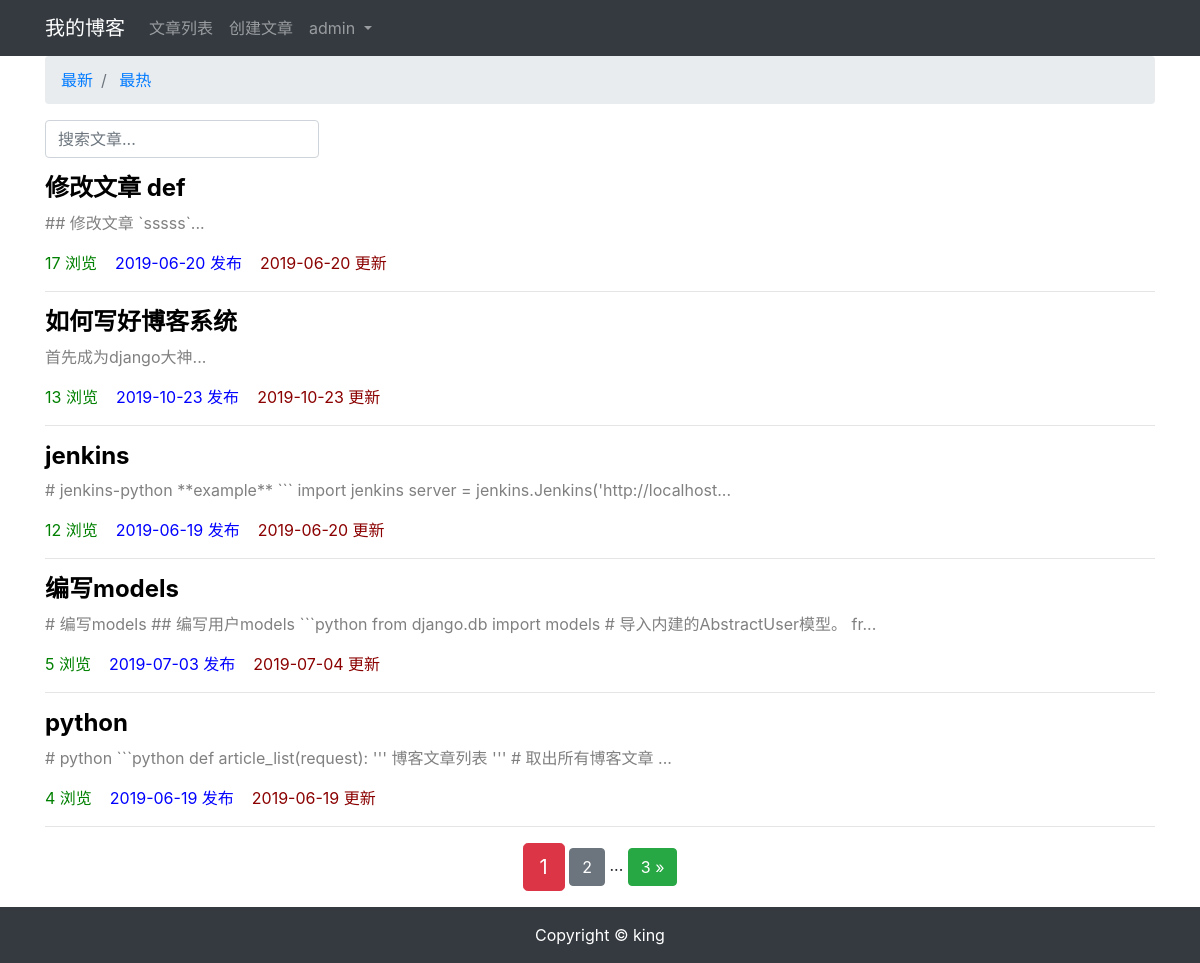
Screenshot of /article/article-list/ (signed in) with the database file from the repository.
### article/models.py (models this page shows, shortened)
class User(AbstractUser):
    class Meta(AbstractUser.Meta):
        verbose_name = '用户'
        verbose_name_plural = '用户'

class ArticlePost(models.Model):
    author = models.ForeignKey(User, on_delete=models.CASCADE)
    title = models.CharField(max_length=100)
    body = models.TextField()
    views_counts = models.PositiveIntegerField(default=0)
    created = models.DateTimeField(default=timezone.now)
    updated = models.DateTimeField(auto_now=True)
    class Meta:
        ordering = ('-views_counts',)
        verbose_name = '文章'
        verbose_name_plural = verbose_name

### article/views.py (the view)
# urls.py: path('article-list/', views.article_list, name='article_list'),
def article_list(request):
    search = request.GET.get('search')
    order = request.GET.get('order')
    if search:
        if order == 'views_counts':
            article_list = ArticlePost.objects.filter(
                Q(title__icontains=search) |
                Q(body__icontains=search)
            ).order_by('-views_counts')
        else:
            article_list = ArticlePost.objects.filter(
                Q(title__icontains=search) |
                Q(body__icontains=search)
            )
    else:
        search = ''
        if order == 'total_views':
            article_list = ArticlePost.objects.all().order_by('-total_views')
        else:
            article_list = ArticlePost.objects.all()
    paginator = Paginator(article_list, 5)
    page = request.GET.get('page')
    articles = paginator.get_page(page)
    context = {'articles': articles}
    return render(request, 'article/article_list.html', context)

### templates/article/article_list.html (shortened to what this page needs)
{% extends "base.html" %}
{% load staticfiles %}
{% block content %}
<div class="container">
    <nav aria-label="breadcrumb">
        <ol class="breadcrumb">
            <li class="breadcrumb-item">
                <a href="{% url 'article:article_list' %}?search={{ search }}">
                    最新
                </a>
            </li>
            <li class="breadcrumb-item">
                <a href="{% url 'article:article_list' %}?order=views_counts&search={{ search }}">
                    最热
                </a>
            </li>
        </ol>
    </nav>
    <div class="row">
        <div class="col-auto mr-auto">
            <form class="form-inline">
                <input type="text" class="form-control mb-2 mr-sm-2" name="search" placeholder="搜索文章..." required>
            </form>
        </div>
    </div>
    <div class="row mt-2">
        {% for article in articles %}
        <div class="col-12">
            <h4>
                <b>
                    <a href="{% url 'article:article_detail' article.id %}" style="color: black;">
                        {{ article.title }}
                    </a>
                </b>
            </h4>
            <div>
                <p style="color: gray;">
                    {{ article.body|slice:'100' }}...
                </p>
            </div>
            <p>
                <span style="color: green;">
                    {{ article.views_counts }} 浏览&nbsp;&nbsp;&nbsp;
                </span>
                <span style="color: blue;">
                    {{ article.created|date:'Y-m-d' }} 发布&nbsp;&nbsp;&nbsp;
                </span>
                <span style="color: darkred;">
                    {{ article.updated|date:'Y-m-d' }} 更新
                </span>
            </p>
            <hr>
        </div>
        {% endfor %}
    </div>
    <div class="pagination row">
        <div class="m-auto">
            <span class="step-links">
                <span class="current btn btn-danger btn-lg">
                    {{ articles.number }}
                </span>
                {% if articles.has_next %}
                <a href="?page={{ articles.next_page_number }}" class="btn btn-secondary">
                    {{ articles.next_page_number }}
                </a>
                <span>...</span>
                <a href="?page={{ articles.paginator.num_pages }}" class="btn btn-success">
                    {{ articles.paginator.num_pages }} &raquo;
                </a>
                {% endif %}
            </span>
        </div>
    </div>
</div>
{% endblock content %}

### templates/header.html (shortened to what this page needs)
<nav class="navbar navbar-expand-lg navbar-dark bg-dark">
    <div class="container">
        <a class="navbar-brand" href="{% url 'article:index' %}">我的博客</a>
        <div class="collapse navbar-collapse" id="navbarSupportedContent">
            <ul class="navbar-nav">
                <li class="nav-item">
                    <a class="nav-link" href="{% url 'article:article_list' %}">文章列表</a>
                </li>
                {% if user.is_authenticated %}
                <li class="nav-item">
                    <a class="nav-link" href="{% url 'article:article_create' %}">创建文章</a>
                </li>
                <li class="nav-item dropdown">
                    <a class="nav-link dropdown-toggle" href="#" id="navbarDropdown" role="button"
                        data-toggle="dropdown" aria-haspopup="true" aria-expanded="false">
                        {{ user.username }}
                    </a>
                </li>
                {% endif %}
            </ul>
        </div>
    </div>
</nav>

### rows the page displays
User: username "admin"
ArticlePost: title "修改文章 def", body "## 修改文章 `sssss`", views_counts "17", created "2019-06-20", updated "2019-06-20"
ArticlePost: title "如何写好博客系统", body "首先成为django大神", views_counts "13", created "2019-10-23", updated "2019-10-23"
ArticlePost: title "jenkins", body "# jenkins-python **example** ``` import jenkins server = jenkins.Jenkins('http://localhost", views_counts "12", created "2019-06-19", updated "2019-06-20"
ArticlePost: title "编写models", body "# 编写models ## 编写用户models ```python from django.db import models # 导入内建的AbstractUser模型。 fr", views_counts "5", created "2019-07-03", updated "2019-07-04"
ArticlePost: title "python", body "# python ```python def article_list(request): ''' 博客文章列表 ''' # 取出所有博客文章", views_counts "4", created "2019-06-19", updated "2019-06-19"

### other values shown
{{ articles.number }} "1"
{{ articles.next_page_number }} "2"
{{ articles.paginator.num_pages }} "3"
